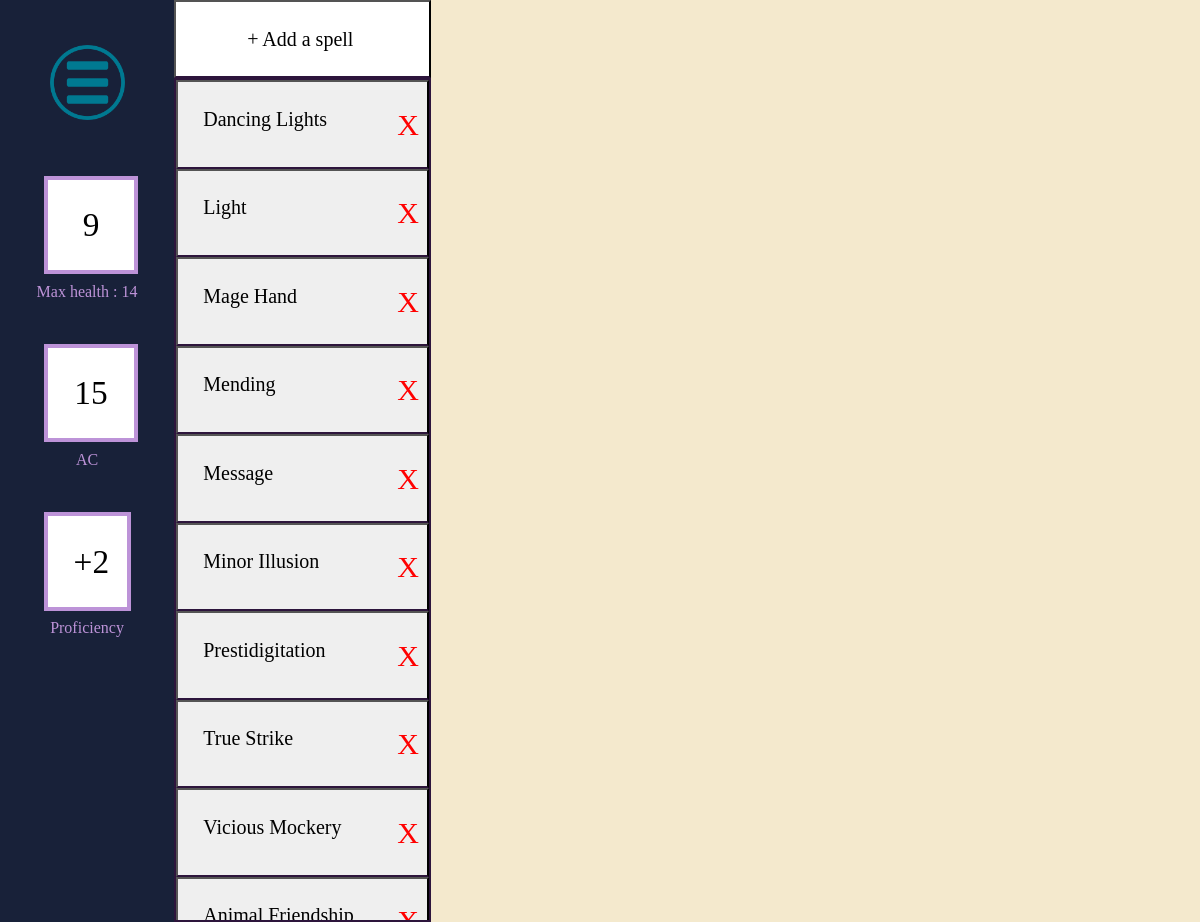
/character_spells/59/0 (signed in), run on the app's committed database.
### tables this page shows
CREATE TABLE "Spell" (
    Spell_Id INTEGER NOT NULL PRIMARY KEY ASC
, `Level` INTEGER, `Name` TEXT, "School" TEXT, `Time` TEXT, `Range` TEXT, `Components` TEXT, Duration TEXT, Description TEXT);

### routes.py (the view, shortened to what this page needs)
@app.route('/character_spells/<id>/<category>')
def character_spells(id, category):
    conn = sqlite3.connect(db)
    cur = conn.cursor()
    cur.execute('''SELECT Character.Class,Character.User_Id,Class.Name,
                Character.HP,Character.Current_HP,Character.AC,
                Character.Level FROM Character JOIN Class ON
                 Character.Class = Class.Class_Id WHERE
                 Character_Id = ?''', (id,))
    character_data = cur.fetchone()
    if character_data is None:
        abort(404)
    elif ('user_id' not in session) or character_data[1] != session['user_id']:
        abort(403)
    caster = 1
    if character_data[0] in [2, 5, 6, 9]:
        return redirect(f"/character/{id}")
    elif character_data[0] in [1, 3, 4, 10, 12]:
        caster = 0
    elif character_data[0] == 11:
        caster = 2
    if category == "0" or (category == "1" and character_data[0] == 12):
        category = int(category)
    else:
        abort(404)
    spellData = []
    unknowns = []
    if category == 0:
        cur.execute('''SELECT * FROM Spell WHERE Spell_Id in
                    (SELECT Spell_Id FROM SpellCharacter WHERE Character_Id = ?)
                    ORDER BY Level''', (id,))
        spellData = cur.fetchall()
        cur.execute('''SELECT Spell_Id,Name,Level FROM Spell WHERE Spell_Id IN
                    (SELECT Spell_Id FROM SpellClass WHERE Class_Id = ? AND
                    Spell_Id AND NOT Spell_Id In (SELECT Spell_Id FROM
                    SpellCharacter WHERE Character_Id = ?) AND Level <= ?)
                    ORDER BY Level''',
                    (character_data[0], id,
                     caster_spells[caster][character_data[6]-1]))
        unknowns = cur.fetchall()
    resetSession()
    other_values = [id, character_data[3], character_data[4],
                    character_data[5], ((character_data[6]-1)//4)+2,
                    character_data[1], character_data[0], character_data[6]]
    return render_template('CharacterSpells.html', other_values=other_values,
                           spellData=spellData,
                           unknownSpells=unknowns,
                           category=category)

### routes.py (called while the page is built)
def resetSession():
    if 'user_id' in session:
        placeholder = session['user_id']
    else:
        placeholder = None
    session.clear()
    collect()
    if placeholder is not None:
        session['user_id'] = placeholder

### templates/CharacterSpells.html (shortened to what this page needs)
{% extends 'sheetLayout.html' %}
{% block content %}
    <div class="spell-main">
        <div>
            <div id="unknownSpellsToggle" class="toggle-button" data-category = {{category}}>
                <button class = "known-spell-button" style = "background-color: white; text-align: center;">+ Add a spell</button>
            </div>
            <div class="spells-list" id = "spells-list">
                {% for spell in spellData %}
                    <button class="known-spell-button" data-id="{{ spell[0] }}" data-spell='{{ spell | tojson }}' id = {{spell[0]}}><div>{{ spell[2] }}</div><div class = "spell_cross">X</div></button>
                {% endfor %}
            </div>
        </div>
        <div class = "spell-description-container" id="spell-info">
        </div>
        </div>
{% endblock %}

### static/styles.css (style rules this page uses)
body { margin: 0px; height: 70vw; }
.spell-description-container { text-align: left; padding: 30px; padding-top:0px; }
.spell-main { text-align: center; display: grid; grid-template-columns: 1fr 3fr; }
.spells-list { overflow-y: scroll; height: 70vw; background-color: white; border: #2d153c 2px solid; scrollbar-color: #5eb8ca rgb(231, 231, 231); }
.known-spell-button { width: 100%; background-color: none; border-bottom: #2d153c 2px solid; padding: 10%; padding-right:3%; font-size: 20px; font-family: "Bree Serif", serif; display: grid; text-align: left; grid-template-columns: 9fr 1fr; }
.spell_cross { color:red; align-self: right; font-size: 30px; }

### data on the page
Spell: Name "Dancing Lights"
Spell: Name "Light"
Spell: Name "Mage Hand"
Spell: Name "Mending"
Spell: Name "Message"
Spell: Name "Minor Illusion"
Spell: Name "Prestidigitation"
Spell: Name "True Strike"
Spell: Name "Vicious Mockery"

### other printed values
{{ other_values[1] }} "14"
{{ other_values[4] }} "2"
